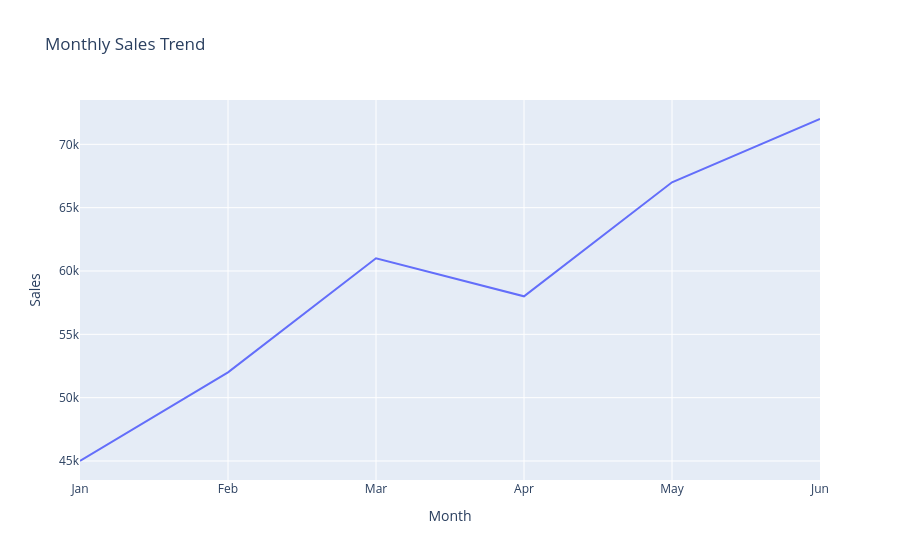

Here is the notebook cell this chart was saved with:
### Markdown cell above
### Line Chart

### Code cell
fig = px.line(
    sales_data,
    x="Month",
    y="Sales",
    title="Monthly Sales Trend",
   
)

fig.show()

### Figure 1 — Plotly figure (JSON) as saved in the notebook; plotly's stock layout.template omitted (floating-point values rounded to 4 significant figures)
{"data": [{"hovertemplate": "Month=%{x}<br>Sales=%{y}<extra></extra>", "legendgroup": "", "line": {"color": "#636efa", "dash": "solid"}, "marker": {"symbol": "circle"}, "mode": "lines", "name": "", "orientation": "v", "showlegend": false, "type": "scatter", "x": ["Jan", "Feb", "Mar", "Apr", "May", "Jun"], "xaxis": "x", "y": [45000, 52000, 61000, 58000, 67000, 72000], "yaxis": "y"}], "layout": {"legend": {"tracegroupgap": 0}, "title": {"text": "Monthly Sales Trend"}, "xaxis": {"anchor": "y", "domain": [0, 1], "title": {"text": "Month"}}, "yaxis": {"anchor": "x", "domain": [0, 1], "title": {"text": "Sales"}}}}
